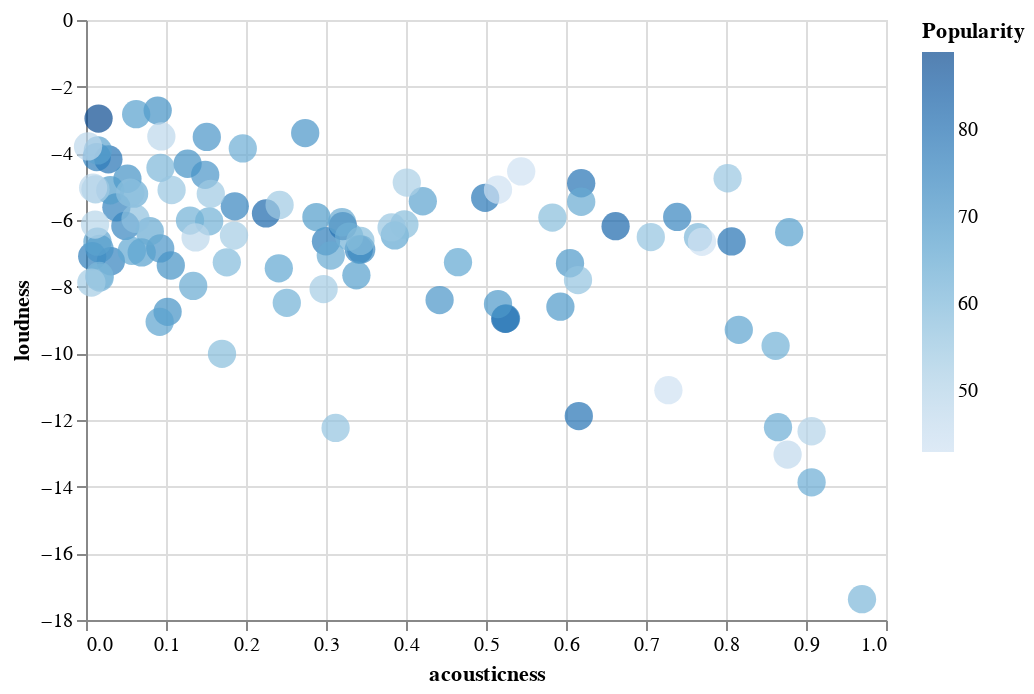

Notebook code for this chart:
### Code cell
alt.Chart(sorted_df).mark_circle().encode(
alt.X('acousticness', scale=alt.Scale(zero=False)), y='loudness', color=alt.Color('Popularity', scale=alt.Scale(zero=False)), 
size=alt.value(200), tooltip=['Popularity','tempo', 'Song Name', 'Album Name'])
